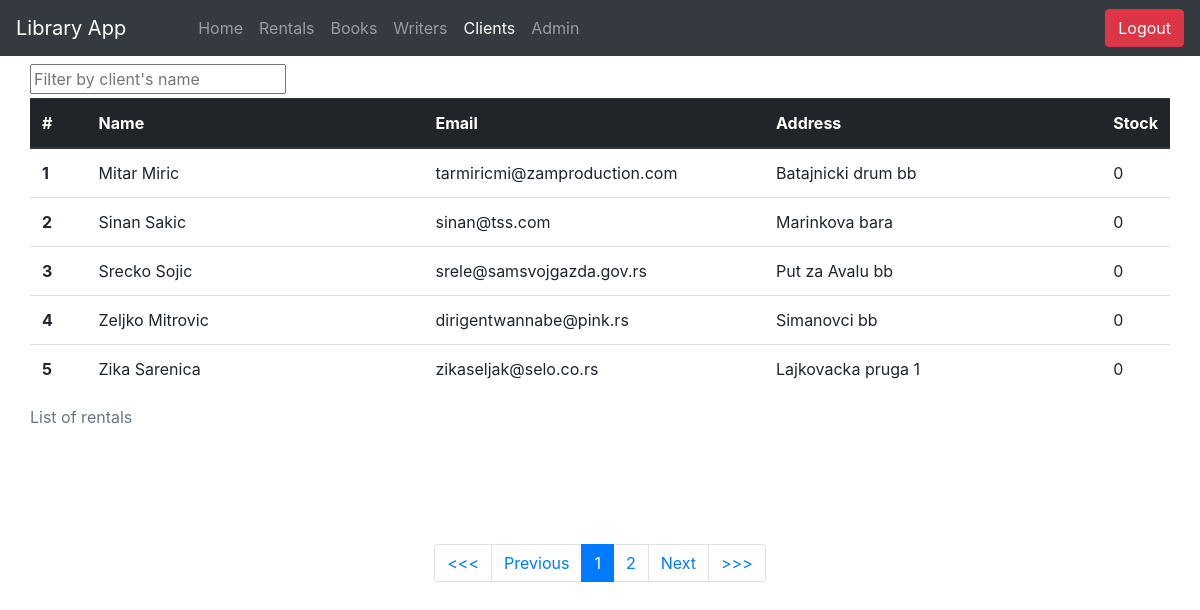
Before: /homework/library-app/Clients/p2 (signed in) with the older database file.
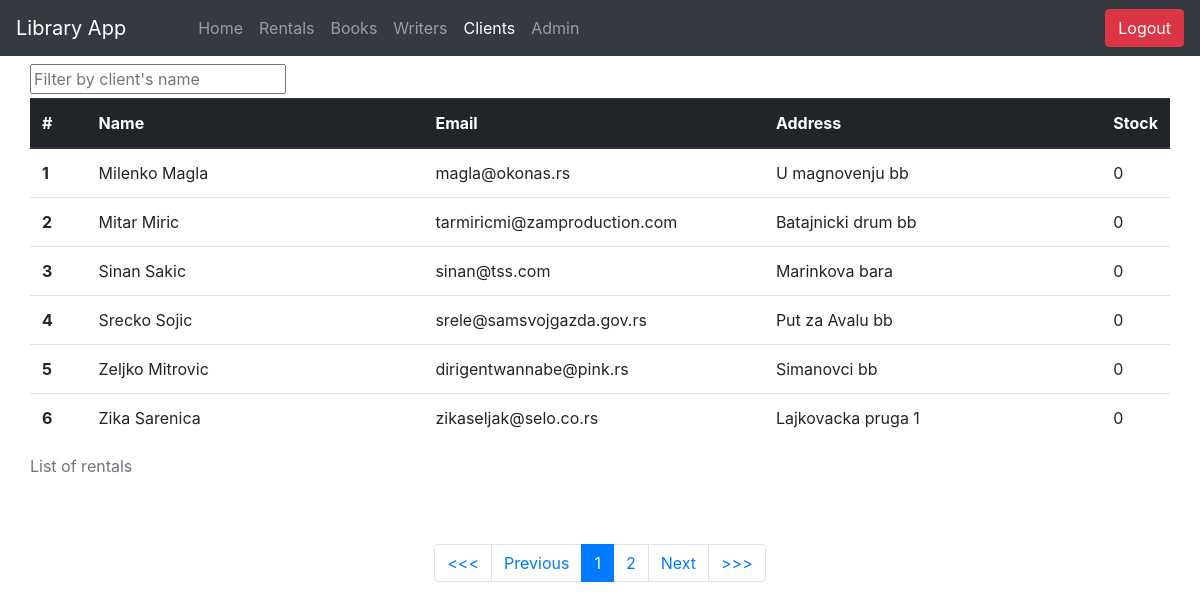
After: the same page with the newer database file.
### tables this page shows
CREATE TABLE `clients` (
  `id` int(11) NOT NULL AUTO_INCREMENT,
  `first_name` varchar(45) NOT NULL,
  `last_name` varchar(45) NOT NULL,
  `email` varchar(45) NOT NULL,
  `address` varchar(45) NOT NULL,
  `stock` int(11) NOT NULL DEFAULT '0',
  `active` varchar(45) NOT NULL DEFAULT 'yes',
  PRIMARY KEY (`id`)
);

### controller/BaseController.php (called while the page is built, shortened)
<?php
class BaseController {
	public function show_view($view) {
		require 'view/includes/header.php';
		(Auth::logged() && $view != '404')?require 'view/includes/navigation.php':false;
		require 'view/'.$view.'.php';
		require 'view/includes/footer.php';
	}
}

### controller/Clients.php (called while the page is built, shortened)
<?php
class Clients extends BaseController {
	public function index($pg=0) {
		$skip = 0;
		if ($pg !== 0) {
			$pg = substr($pg, 1);
			$skip = $pg*PG_RESULTS-PG_RESULTS;
		}
		$this->data['clients'] = DBClients::getAllClients($skip);
		$this->show_view('clients');
	}
}

### core/Route.php (called while the page is built, shortened)
<?php
class Route {
	public static $controller;
	public static $method;
	public static $params = [];
	public static function post($url, $action, $req=[]) {
		self::$params = $_POST;
		$url_arr = self::prepareURL($url);
		$path_arr = self::prepareServerURLPath();
		if ($path_arr[0] != $url_arr[0] || count($path_arr) != count($url_arr)) {
			return;
		}
	}
	public static function get($url, $action, $req=[]) {
		$path = self::findServerPath();
		$url_arr = self::prepareURL($url);
		$path_arr = self::prepareServerURLPath();
		if ($path_arr[0] != $url_arr[0] || count($path_arr) != count($url_arr)) {
			return;
		} else {
			if (ltrim($url, '/') == $path) {
				self::$params = [];
			} else if (!empty($req)) {
				self::$params = self::collectParams($url_arr, $path_arr);
			} else {
				return;
			}
			$action = explode('@', $action);
			self::$controller = $action[0];
			self::$method = $action[1];
			self::$controller = new self::$controller;
		}
		call_user_func_array([self::$controller, self::$method], self::$params);
		exit;
	}
	public static function prepareURL ($url) {
		$url = ltrim($url, '/');
		return explode('/', $url);
	}
	public static function findServerPath () {
		return str_replace(INCL_PATH, '', $_SERVER['REQUEST_URI']);
	}
	public static function prepareServerURLPath () {
		$path = self::findServerPath();
		return $path_arr = explode('/', $path);
	}
	public static function collectParams($url_arr, $path_arr) {
		foreach ($url_arr as $key => $value) {
			if (preg_match('/^{+(.*)+}$/', $value)) {
				self::$params[] = $path_arr[$key];
			}
		}
		return self::$params;
	}
}

### index.php (called while the page is built, shortened)
<?php
include 'controller/BaseController.php';
include 'routes.php';

### model/DB.php (called while the page is built, shortened)
<?php
class DB {
	private static $data = [];
	private static $conn;
	private static function getInstance(){
		return self::$conn;
	}
	private function __construct(){
		self::$conn = new mysqli(DBSERVER,DBUSER,DBPASS,DBNAME);
	}
	protected static function executeSQL($sql) {
		$db = self::getInstance();
		$db->set_charset("utf8");
		$res = $db->query($sql);
		return $res;
	}
	protected static function queryAndFetchInObj($sql) {
		self::$data = [];
		$res = self::executeSQL($sql);
		while ($row = $res->fetch_object()) {
			array_push(self::$data, $row);
		}
		return self::$data;
	}
}

### model/DBClients.php (called while the page is built, shortened)
<?php
class DBClients extends DB {
		public static function getAllClients($skip) {
		$sql = "select id, concat(first_name, \" \", last_name) as client, email, address, stock,
				(select count(*) from clients) as total
				from clients
				order by first_name
				limit $skip,".PG_RESULTS;
		return self::queryAndFetchInObj($sql);
	}
}

### view/clients.php (the view)
<div class="container">
	<div class="row">
		<form class="mt-2">
			<input type="text" name="filter" placeholder="Filter by client's name" id="filter">
		</form>
		<div  class="table-holder" style="min-height: 450px; width:100%">
			<table class="table table-hover mt-1">
				<caption>List of rentals</caption>
				<thead class="thead-dark">
				    <tr>
				      <th scope="col" style="width: 5%">#</th>
				      <th scope="col" style="width: 30%">Name</th>
				      <th scope="col" style="width: 30%">Email</th>
				      <th scope="col" style="width: 30%">Address</th>
				      <th scope="col" style="width: 5%">Stock</th>
				    </tr>
				</thead>
				<div class="table-content">
					<tbody class="tbody col-12">
						<?php
						foreach ($this->data['clients'] as $key => $value) {
						?>
							<tr style="cursor: pointer;" onclick="document.location.href='<?php echo INCL_PATH.'Clients/'.$value->id.'/p1'; ?>'">
							    <th scope="row"><?php echo $key+1; ?></th>
							    <td><?php echo $value->client; ?></td>
							    <td><?php echo $value->email; ?></td>
							    <td><?php echo $value->address; ?></td>
							    <td><?php echo $value->stock; ?></td>
						    </tr>
						<?php
						}
						?>
					 </tbody>
				</div>
			</table>
		</div>
		<nav class="col-12">
		    <ul class="pagination justify-content-center">
		    	<?php
			    foreach ($this->data['pagination_links'] as $link) {
			    	echo  '<li class="page-item"><a href="'.$link[0].'" class="page-link">'.$link[1].'</a></li>';
			    }
			    ?>
		    </ul>
		</nav>

Changed rows visible on the page:
added clients: client "Milenko Magla", email "magla@okonas.rs", address "U magnovenju bb", stock "0"
